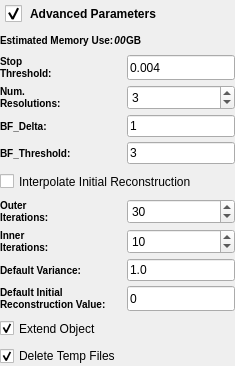
              <widget class="QDisclosableGroupBox" name="advancedParametersGroupBox">
               <property name="minimumSize">
                <size>
                 <width>0</width>
                 <height>0</height>
                </size>
               </property>
               <property name="styleSheet">
                <string notr="true">QGroupBox
{
/*background-color: qlineargradient(x1: 0, y1: 0, x2: 0, y2: 1, stop: 0 #FFFFFF, stop: 1 #DCDCDC); */
background-image: url(:/DisclosableGroupBoxHeader.png);
background-position: top ;
background-repeat: repeat-x;
padding: 30 0 0 0px;
font: 85% italic 12pt &quot;Arial&quot;;
font-weight: bold;
border: 0px solid gray;
margin: 0px;
}
 
QGroupBox::title
{    
subcontrol-origin: padding;    
subcontrol-position: top left;    
padding: 5 5px;    
background-color: rgba(255, 255, 255, 0);
}
QGroupBox::indicator {    
width: 17px;    
height: 17px;
}

QGroupBox::indicator:unchecked {
 image: url(:/bullet_triangle_grey.png);
}
QGroupBox::indicator:unchecked:pressed {
 image: url(:/bullet_triangle_grey.png);
}
QGroupBox::indicator:checked { 
image: url(:/bullet_triangle_grey_down.png);
}
QGroupBox::indicator:checked:pressed { 
image: url(:/bullet_triangle_grey_down.png);
}
</string>
               </property>
               <property name="title">
                <string>Advanced Parameters</string>
               </property>
               <property name="flat">
                <bool>true</bool>
               </property>
               <property name="checkable">
                <bool>true</bool>
               </property>
               <layout class="QGridLayout" name="gridLayout_9">
                <property name="verticalSpacing">
                 <number>5</number>
                </property>
                <property name="margin">
                 <number>0</number>
                </property>
                <item row="7" column="0">
                 <widget class="QLabel" name="label_48">
                  <property name="styleSheet">
                   <string notr="true">QLabel {
font-weight: bold;
font-size: 10px;
}</string>
                  </property>
                  <property name="text">
                   <string>BF_Threshold:</string>
                  </property>
                 </widget>
                </item>
                <item row="3" column="1">
                 <widget class="QSpinBox" name="numResolutions">
                  <property name="sizePolicy">
                   <sizepolicy hsizetype="Minimum" vsizetype="Preferred">
                    <horstretch>0</horstretch>
                    <verstretch>0</verstretch>
                   </sizepolicy>
                  </property>
                  <property name="maximumSize">
                   <size>
                    <width>125</width>
                    <height>16777215</height>
                   </size>
                  </property>
                  <property name="minimum">
                   <number>1</number>
                  </property>
                  <property name="maximum">
                   <number>100</number>
                  </property>
                  <property name="value">
                   <number>3</number>
                  </property>
                 </widget>
                </item>
                <item row="11" column="1">
                 <widget class="QSpinBox" name="innerIterations">
                  <property name="sizePolicy">
                   <sizepolicy hsizetype="Minimum" vsizetype="Preferred">
                    <horstretch>0</horstretch>
                    <verstretch>0</verstretch>
                   </sizepolicy>
                  </property>
                  <property name="minimum">
                   <number>1</number>
                  </property>
                  <property name="value">
                   <number>10</number>
                  </property>
                 </widget>
                </item>
                <item row="10" column="1">
                 <widget class="QSpinBox" name="outerIterations">
                  <property name="sizePolicy">
                   <sizepolicy hsizetype="Minimum" vsizetype="Preferred">
                    <horstretch>0</horstretch>
                    <verstretch>0</verstretch>
                   </sizepolicy>
                  </property>
                  <property name="minimum">
                   <number>1</number>
                  </property>
                  <property name="maximum">
                   <number>1000</number>
                  </property>
                  <property name="value">
                   <number>30</number>
                  </property>
                 </widget>
                </item>
                <item row="3" column="0">
                 <widget class="QLabel" name="label_3">
                  <property name="sizePolicy">
                   <sizepolicy hsizetype="Preferred" vsizetype="Preferred">
                    <horstretch>0</horstretch>
                    <verstretch>0</verstretch>
                   </sizepolicy>
                  </property>
                  <property name="styleSheet">
                   <string notr="true">QLabel {
font-weight: bold;
font-size: 10px;
}</string>
                  </property>
                  <property name="text">
                   <string>Num. 
Resolutions:</string>
                  </property>
                  <property name="wordWrap">
                   <bool>true</bool>
                  </property>
                 </widget>
                </item>
                <item row="6" column="0">
                 <widget class="QLabel" name="label_47">
                  <property name="styleSheet">
                   <string notr="true">QLabel {
font-weight: bold;
font-size: 10px;
}</string>
                  </property>
                  <property name="text">
                   <string>BF_Delta:</string>
                  </property>
                 </widget>
                </item>
                <item row="6" column="1">
                 <widget class="QLineEdit" name="targetGain">
                  <property name="sizePolicy">
                   <sizepolicy hsizetype="Maximum" vsizetype="Fixed">
                    <horstretch>0</horstretch>
                    <verstretch>0</verstretch>
                   </sizepolicy>
                  </property>
                  <property name="maximumSize">
                   <size>
                    <width>125</width>
                    <height>16777215</height>
                   </size>
                  </property>
                  <property name="text">
                   <string>1</string>
                  </property>
                 </widget>
                </item>
                <item row="8" column="0" colspan="2">
                 <widget class="QCheckBox" name="interpolateInitialRecontruction">
                  <property name="sizePolicy">
                   <sizepolicy hsizetype="Preferred" vsizetype="Preferred">
                    <horstretch>0</horstretch>
                    <verstretch>0</verstretch>
                   </sizepolicy>
                  </property>
                  <property name="minimumSize">
                   <size>
                    <width>0</width>
                    <height>25</height>
                   </size>
                  </property>
                  <property name="styleSheet">
                   <string notr="true">QCheckbox {
font-weight: bold;
font-size: 10px;
}</string>
                  </property>
                  <property name="text">
                   <string>Interpolate Initial Reconstruction</string>
                  </property>
                 </widget>
                </item>
                <item row="10" column="0">
                 <widget class="QLabel" name="label_4">
                  <property name="sizePolicy">
                   <sizepolicy hsizetype="Preferred" vsizetype="Preferred">
                    <horstretch>0</horstretch>
                    <verstretch>0</verstretch>
                   </sizepolicy>
                  </property>
                  <property name="styleSheet">
                   <string notr="true">QLabel {
font-weight: bold;
font-size: 10px;
}</string>
                  </property>
                  <property name="text">
                   <string>Outer
Iterations:</string>
                  </property>
                  <property name="wordWrap">
                   <bool>true</bool>
                  </property>
                 </widget>
                </item>
                <item row="11" column="0">
                 <widget class="QLabel" name="label_8">
                  <property name="sizePolicy">
                   <sizepolicy hsizetype="Preferred" vsizetype="Preferred">
                    <horstretch>0</horstretch>
                    <verstretch>0</verstretch>
                   </sizepolicy>
                  </property>
                  <property name="styleSheet">
                   <string notr="true">QLabel {
font-weight: bold;
font-size: 10px;
}</string>
                  </property>
                  <property name="text">
                   <string>Inner
Iterations:</string>
                  </property>
                  <property name="wordWrap">
                   <bool>true</bool>
                  </property>
                 </widget>
                </item>
                <item row="12" column="0">
                 <widget class="QLabel" name="label_38">
                  <property name="sizePolicy">
                   <sizepolicy hsizetype="Preferred" vsizetype="Preferred">
                    <horstretch>0</horstretch>
                    <verstretch>0</verstretch>
                   </sizepolicy>
                  </property>
                  <property name="styleSheet">
                   <string notr="true">QLabel {
font-weight: bold;
font-size: 10px;
}</string>
                  </property>
                  <property name="text">
                   <string>Default Variance:</string>
                  </property>
                  <property name="wordWrap">
                   <bool>true</bool>
                  </property>
                 </widget>
                </item>
                <item row="13" column="1">
                 <widget class="QLineEdit" name="defaultInitialRecon">
                  <property name="sizePolicy">
                   <sizepolicy hsizetype="Preferred" vsizetype="Preferred">
                    <horstretch>0</horstretch>
                    <verstretch>0</verstretch>
                   </sizepolicy>
                  </property>
                  <property name="maximumSize">
                   <size>
                    <width>125</width>
                    <height>16777215</height>
                   </size>
                  </property>
                  <property name="text">
                   <string>0</string>
                  </property>
                 </widget>
                </item>
                <item row="12" column="1">
                 <widget class="QLineEdit" name="defaultVariance">
                  <property name="sizePolicy">
                   <sizepolicy hsizetype="Preferred" vsizetype="Preferred">
                    <horstretch>0</horstretch>
                    <verstretch>0</verstretch>
                   </sizepolicy>
                  </property>
                  <property name="maximumSize">
                   <size>
                    <width>125</width>
                    <height>16777215</height>
                   </size>
                  </property>
                  <property name="text">
                   <string>1.0</string>
                  </property>
                 </widget>
                </item>
                <item row="13" column="0">
                 <widget class="QLabel" name="label_39">
                  <property name="sizePolicy">
                   <sizepolicy hsizetype="Preferred" vsizetype="Preferred">
                    <horstretch>0</horstretch>
                    <verstretch>0</verstretch>
                   </sizepolicy>
                  </property>
                  <property name="styleSheet">
                   <string notr="true">QLabel {
font-weight: bold;
font-size: 10px;
}</string>
                  </property>
                  <property name="text">
                   <string>Default Initial
Reconstruction Value:</string>
                  </property>
                  <property name="wordWrap">
                   <bool>true</bool>
                  </property>
                 </widget>
                </item>
                <item row="2" column="1">
                 <widget class="QLineEdit" name="stopThreshold">
                  <property name="sizePolicy">
                   <sizepolicy hsizetype="Maximum" vsizetype="Preferred">
                    <horstretch>0</horstretch>
                    <verstretch>0</verstretch>
                   </sizepolicy>
                  </property>
                  <property name="maximumSize">
                   <size>
                    <width>125</width>
                    <height>16777215</height>
                   </size>
                  </property>
                  <property name="text">
                   <string>0.004</string>
                  </property>
                 </widget>
                </item>
                <item row="2" column="0">
                 <widget class="QLabel" name="label_49">
                  <property name="sizePolicy">
                   <sizepolicy hsizetype="Preferred" vsizetype="Preferred">
                    <horstretch>0</horstretch>
                    <verstretch>0</verstretch>
                   </sizepolicy>
                  </property>
                  <property name="styleSheet">
                   <string notr="true">QLabel {
font-weight: bold;
font-size: 10px;
}</string>
                  </property>
                  <property name="text">
                   <string>Stop
Threshold:</string>
                  </property>
                  <property name="wordWrap">
                   <bool>true</bool>
                  </property>
                 </widget>
                </item>
                <item row="15" column="0">
                 <widget class="QCheckBox" name="m_DeleteTempFiles">
                  <property name="text">
                   <string>Delete Temp Files</string>
                  </property>
                  <property name="checked">
                   <bool>true</bool>
                  </property>
                 </widget>
                </item>
                <item row="14" column="0">
                 <widget class="QCheckBox" name="extendObject">
                  <property name="sizePolicy">
                   <sizepolicy hsizetype="Preferred" vsizetype="Preferred">
                    <horstretch>0</horstretch>
                    <verstretch>0</verstretch>
                   </sizepolicy>
                  </property>
                  <property name="minimumSize">
                   <size>
                    <width>0</width>
                    <height>25</height>
                   </size>
                  </property>
                  <property name="text">
                   <string>Extend Object</string>
                  </property>
                  <property name="checked">
                   <bool>true</bool>
                  </property>
                 </widget>
                </item>
                <item row="0" column="0" colspan="2">
                 <layout class="QHBoxLayout" name="horizontalLayout_2">
                  <property name="bottomMargin">
                   <number>0</number>
                  </property>
                  <item>
                   <widget class="QLabel" name="label_52">
                    <property name="sizePolicy">
                     <sizepolicy hsizetype="Preferred" vsizetype="Preferred">
                      <horstretch>0</horstretch>
                      <verstretch>0</verstretch>
                     </sizepolicy>
                    </property>
                    <property name="styleSheet">
                     <string notr="true">QLabel {
font-weight: bold;
font-size: 10px;
}</string>
                    </property>
                    <property name="text">
                     <string>Estimated Memory Use:</string>
                    </property>
                    <property name="wordWrap">
                     <bool>false</bool>
                    </property>
                   </widget>
                  </item>
                  <item>
                   <widget class="QLabel" name="memoryUse">
                    <property name="sizePolicy">
                     <sizepolicy hsizetype="Preferred" vsizetype="Preferred">
                      <horstretch>0</horstretch>
                      <verstretch>0</verstretch>
                     </sizepolicy>
                    </property>
                    <property name="styleSheet">
                     <string notr="true">QLabel {
font-weight: bold;
font-size: 10px;
font-style: italic;
}</string>
                    </property>
                    <property name="text">
                     <string>00</string>
                    </property>
                    <property name="alignment">
                     <set>Qt::AlignCenter</set>
                    </property>
                    <property name="wordWrap">
                     <bool>false</bool>
                    </property>
                   </widget>
                  </item>
                  <item>
                   <widget class="QLabel" name="label_2">
                    <property name="styleSheet">
                     <string notr="true">QLabel {
font-weight: bold;
font-size: 10px;
}</string>
                    </property>
                    <property name="text">
                     <string>GB</string>
                    </property>
                   </widget>
                  </item>
                  <item>
                   <spacer name="horizontalSpacer">
                    <property name="orientation">
                     <enum>Qt::Horizontal</enum>
                    </property>
                    <property name="sizeHint" stdset="0">
                     <size>
                      <width>40</width>
                      <height>20</height>
                     </size>
                    </property>
                   </spacer>
                  </item>
                 </layout>
                </item>
                <item row="7" column="1">
                 <widget class="QLineEdit" name="bragg_threshold">
                  <property name="sizePolicy">
                   <sizepolicy hsizetype="Maximum" vsizetype="Fixed">
                    <horstretch>0</horstretch>
                    <verstretch>0</verstretch>
                   </sizepolicy>
                  </property>
                  <property name="maximumSize">
                   <size>
                    <width>125</width>
                    <height>16777215</height>
                   </size>
                  </property>
                  <property name="text">
                   <string>3</string>
                  </property>
                 </widget>
                </item>
               </layout>
              </widget>
